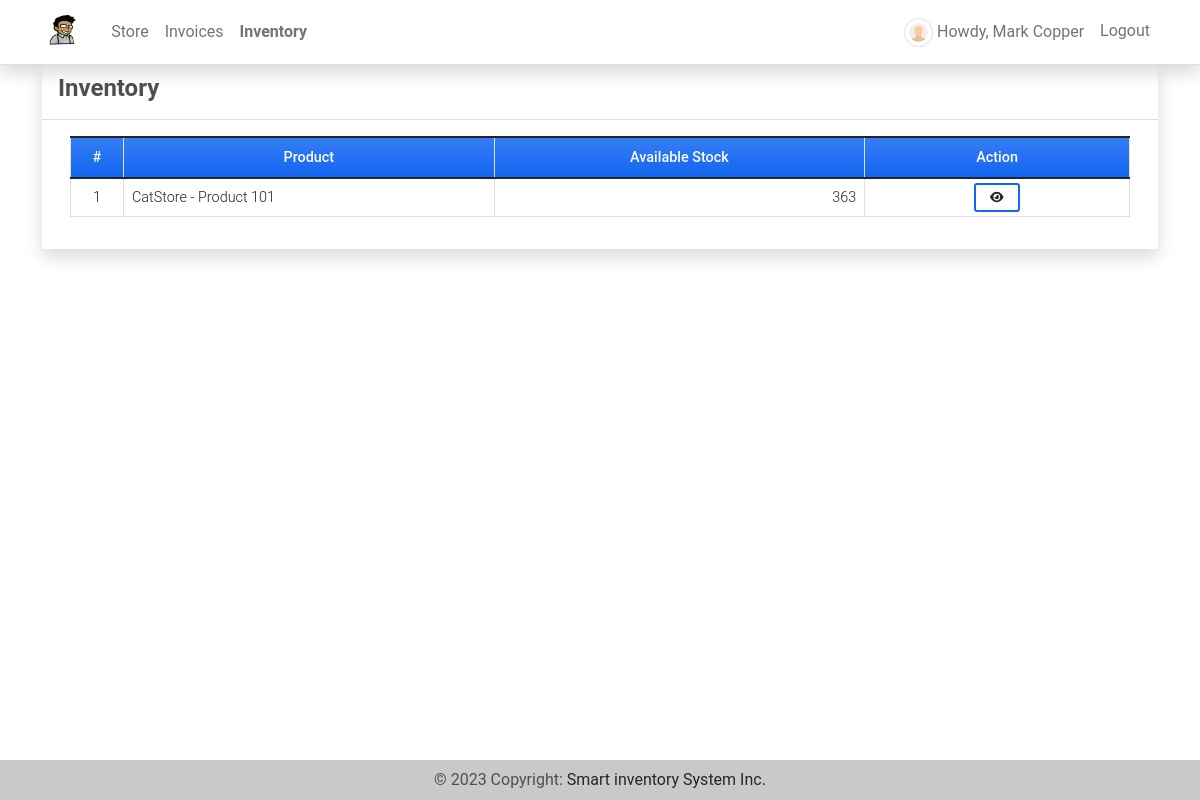
The page /inventory (signed in) on the database as committed earlier.
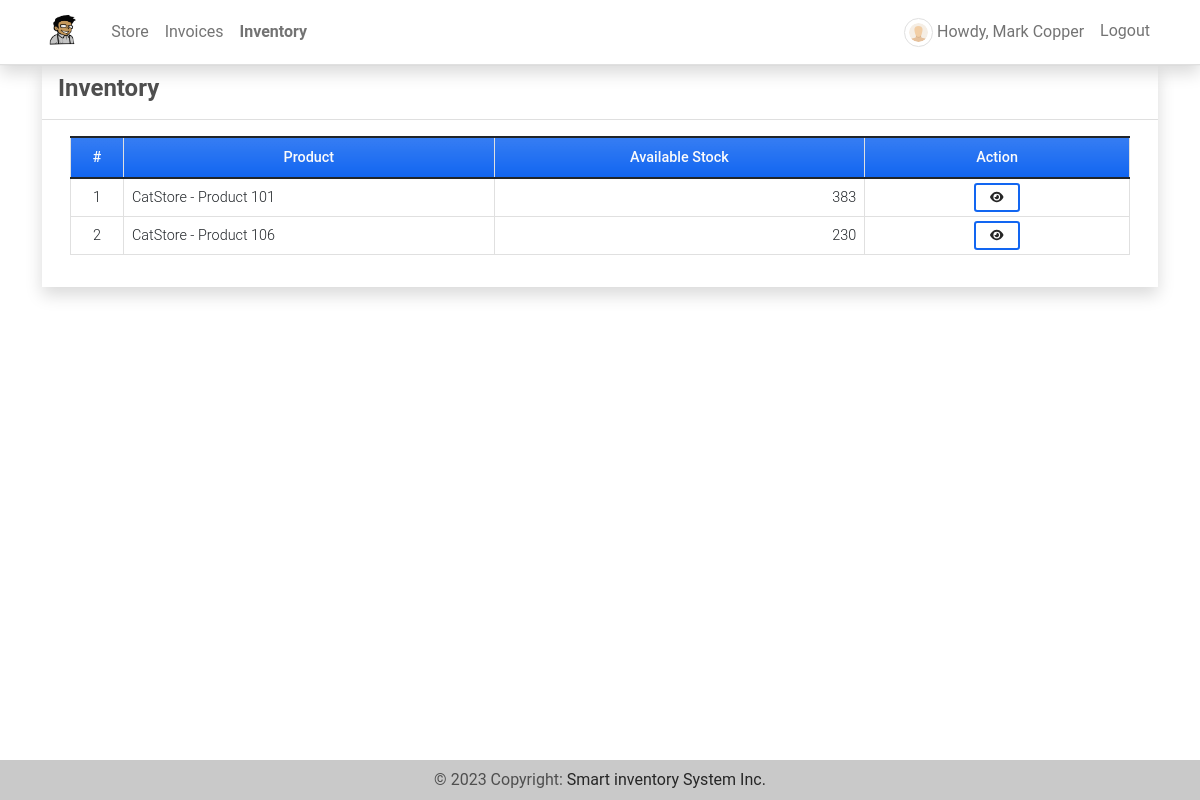
The same page on the database as committed later.
### imsApp/models.py (models this page shows, shortened)
class StoreProduct(models.Model):
    store = models.ForeignKey(Store, on_delete=models.CASCADE)
    product = models.ForeignKey(Product, on_delete=models.CASCADE)
    stock = models.FloatField(default=0, blank=True, null=True)
    price = models.FloatField(default=0,blank=True, null=True)
    class Meta:
        unique_together = ["product","store"]
    def __str__(self):
        return f"{self.store.name} - {self.product.name}"

class Store(models.Model):
    name = models.CharField(max_length=250)
    address = models.TextField()
    category = models.ForeignKey(Category, on_delete=models.CASCADE)
    products = models.ManyToManyField(Product, through='StoreProduct')
    date_created = models.DateTimeField(default=timezone.now)
    date_updated = models.DateTimeField(auto_now=True)
    owner = models.OneToOneField(User, default=1,on_delete=models.CASCADE ,blank=True, null=True)

class Product(models.Model):
    code=models.CharField(max_length=100,blank=True, null=True)
    name=models.CharField(max_length=250,blank=True, null=True)
    description = models.TextField()
    price = models.FloatField(default=0)
    status = models.CharField(max_length=2, choices=(('1','Active'),('2','Inactive')), default=1)
    image = models.ImageField(upload_to='uploads/products/',default='default_product_image.png',blank=True, null=True)
    date_created = models.DateTimeField(default=timezone.now)
    date_updated = models.DateTimeField(auto_now=True)
    def count_inventory(self):
        stocks = Stock.objects.filter(product = self)
        stockIn = 0
        stockOut = 0
        for stock in stocks:
            if stock.type == '1':
                stockIn = int(stockIn) + int(stock.quantity)
            else:
                stockOut = int(stockOut) + int(stock.quantity)
        available  = stockIn - stockOut
        return available

class Stock(models.Model):
    product = models.ForeignKey(Product, on_delete=models.CASCADE)
    quantity = models.FloatField(default=0)
    store = models.ForeignKey(Store,on_delete=models.CASCADE,default=1)
    type = models.CharField(max_length=2,choices=(('1','Stock-in'),('2','Stock-Out')), default = 1)
    date_created = models.DateTimeField(default=timezone.now)
    date_updated = models.DateTimeField(auto_now=True)

### imsApp/views.py (the view)
# urls.py: path('inventory',views.inventory,name='inventory-page'),
@login_required
def inventory(request):
    context['page_title'] = 'Inventory'
    if request.user.is_superuser:
        products = Product.objects.all()
        context['products'] = products
    else:
        store = Store.objects.get(owner=request.user)
        products = StoreProduct.objects.filter(store=store)
        context['products'] = products
        context['isuser'] = True
    return render(request, 'inventory.html', context)

### imsApp/templates/inventory.html (shortened to what this page needs)
{% extends 'base.html' %} {% load humanize %} {% block pageContent %}
<div class="col-lg-12 col-md-12 col-sm-12 col-xs-12">
    <div class="card card-default rounded-0 shadow ">
        <div class="card-header">
            <div class="d-flex w-100 align-items-center justify-content-between">
                <h4 class="card-title fw-bold">Inventory</h4>
            </div>
        </div>
        <div class="card-body">
            <div class="container-fluid">
                <table class="table table-bordered" id="product-list">
                    <colgroup>
                        <col width="5%">
                        <col width="35%">
                        <col width="35%">
                        <col width="25%">
                    </colgroup>
                    <thead>
                        <tr class="bg-gradient bg-primary bg-opacity-50 text-light">
                            <th class="px-2 py-2 text-center">#</th>
                            <th class="px-2 py-2 text-center">Product</th>
                            <th class="px-2 py-2 text-center">Available Stock</th>
                            <th class="px-2 py-2 text-center">Action</th>
                        </tr>
                    </thead>
                    <tbody>
                        {% for product in products %}
                        <tr>
                            <td class="px-2 py-1 align-middle text-center">{{ forloop.counter }}</td>
                            <td class="px-2 py-1 align-middle">{{ product }}</td>
                            {% if isuser %}
                                <td class="px-2 py-1 align-middle text-end">{{ product.product.count_inventory }}</td>
                                <td class="px-2 py-1 align-middle text-center">
                                    <a class="btn btn-outline-primary btn-sm" href="{% url 'inventory-history-page' product.product.pk %}" data-id="{{ product.product.pk }}" title="View History">
                                        <i class="fa fa-eye text-dark"></i>
                                    </a>
                                </td>
                            {% endif %}
                        </tr>
                        {% endfor %}
                    </tbody>
                </table>
            </div>
        </div>
    </div>
</div>
{% endblock pageContent %}

Rows that differ between the two databases and show on the page:
changed StoreProduct "CatStore - Product 101": product.count_inventory "363" → "383"
added StoreProduct: store+product "CatStore - Product 106", product.count_inventory "230"
